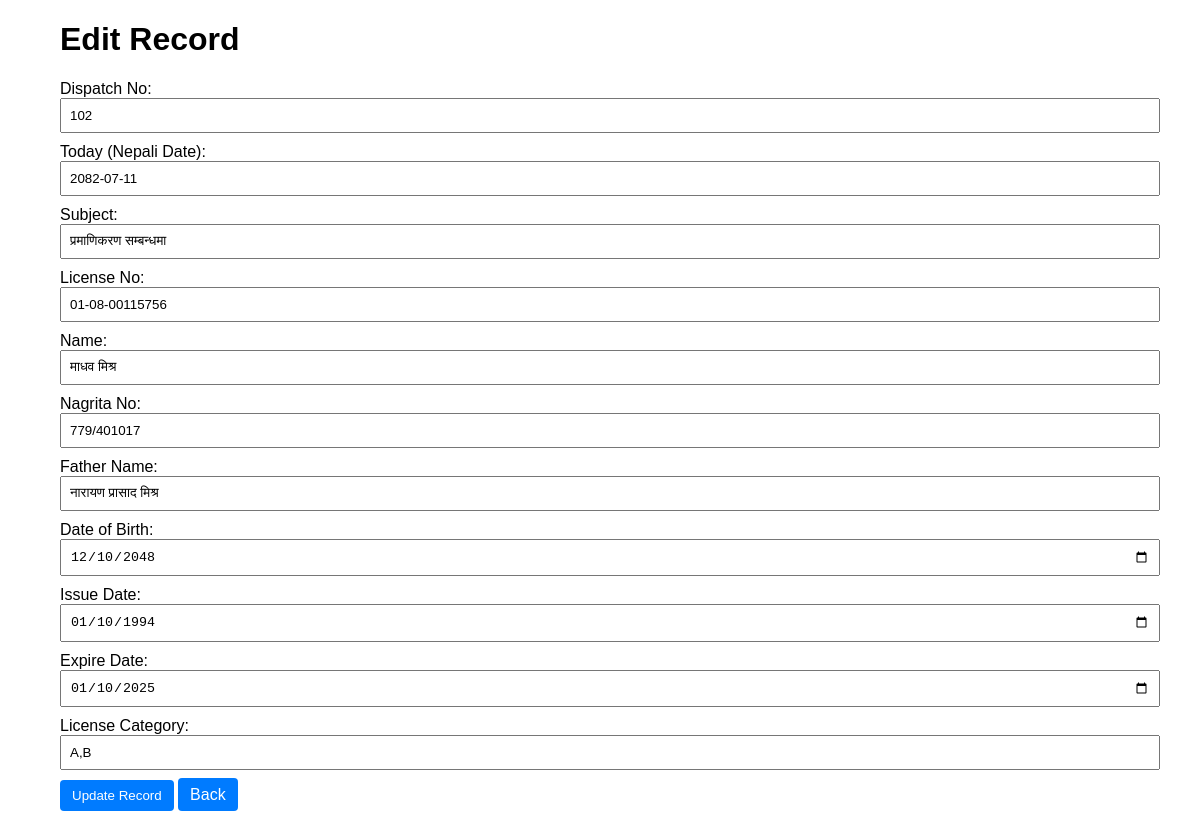
Page /edit/2 on the committed database.
### tables this page shows
CREATE TABLE dispatches (
        id INTEGER PRIMARY KEY AUTOINCREMENT,
        dispatch_no TEXT,
        today_nepali_date TEXT,
        subject TEXT,
        license_no TEXT,
        name TEXT,
        nagrita_no TEXT,
        father_name TEXT,
        dob TEXT,
        issue_date TEXT,
        expire_date TEXT,
        license_category TEXT,
        created_at TEXT
    );

### app.py (the view)
@app.route('/edit/<int:rec_id>')
def edit_record(rec_id):
    db = get_db()
    cur = db.cursor()
    cur.execute('SELECT * FROM dispatches WHERE id=?', (rec_id,))
    record = cur.fetchone()
    if not record:
        abort(404)
    return render_template('form.html', record=record)

### app.py (called while the page is built)
def get_db():
    db = getattr(g, '_database', None)
    if db is None:
        db = g._database = sqlite3.connect(app.config['DATABASE'])
        db.row_factory = sqlite3.Row
    return db

@app.teardown_appcontext
def close_connection(exception):
    db = getattr(g, '_database', None)
    if db is not None:
        db.close()

### templates/form.html (shortened to what this page needs)
<!doctype html>
<html>
<head>
  <link rel="stylesheet" href="{{ url_for('static', filename='style.css') }}">
</head>
<body>
  <div class="container">
    <h1>{{ 'Edit Record' if record else 'Dispatch Form' }}</h1>
    <form method="POST" action="{{ url_for('update_record', rec_id=record.id) if record else url_for('submit') }}">
      <label>Dispatch No:</label>
      <input type="text" name="dispatch_no" value="{{ record.dispatch_no if record else '' }}" required>
      <label>Today (Nepali Date):</label>
      <input type="text" name="today_nepali_date" value="{{ record.today_nepali_date if record else '' }}" required>
      <label>Subject:</label>
      <input type="text" name="subject" value="{{ record.subject if record else '' }}">
      <label>License No:</label>
      <input type="text" name="license_no" value="{{ record.license_no if record else '' }}">
      <label>Name:</label>
      <input type="text" name="name" value="{{ record.name if record else '' }}">
      <label>Nagrita No:</label>
      <input type="text" name="nagrita_no" value="{{ record.nagrita_no if record else '' }}">
      <label>Father Name:</label>
      <input type="text" name="father_name" value="{{ record.father_name if record else '' }}">
      <label>Date of Birth:</label>
      <input type="date" name="dob" value="{{ record.dob if record else '' }}">
      <label>Issue Date:</label>
      <input type="date" name="issue_date" value="{{ record.issue_date if record else '' }}">
      <label>Expire Date:</label>
      <input type="date" name="expire_date" value="{{ record.expire_date if record else '' }}">
      <label>License Category:</label>
      <input type="text" name="license_category" value="{{ record.license_category if record else '' }}">
      <button type="submit">{{ 'Update Record' if record else 'Save Record' }}</button>
      <a href="{{ url_for('list_records') }}" class="button">Back</a>
    </form>
  </div>
</body>
</html>

### static/style.css (style rules this page uses)
body { font-family: Arial; margin: 0; padding: 0; }
.container { width: 90%; margin: 20px auto; }
label { display: block; margin-top: 10px; }
input { width: 100%; padding: 8px; }
button, .button { margin-top: 10px; padding: 8px 12px; background: #007bff; color: white; border: none; border-radius: 4px; text-decoration: none; }

### rows in the picture
dispatches: dispatch_no "102", today_nepali_date "2082-07-11", subject "प्रमाणिकरण सम्बन्धमा", license_no "01-08-00115756", name "माधव मिश्र", nagrita_no "779/401017", father_name "नारायण प्रासाद मिश्र", dob "12/10/2048", issue_date "01/10/1994", expire_date "01/10/2025", license_category "A,B"

### other values in the picture
{{ 'Edit Record' if record else 'Dispatch Form' }} "Edit Record"
{{ 'Update Record' if record else 'Save Record' }} "Update Record"
